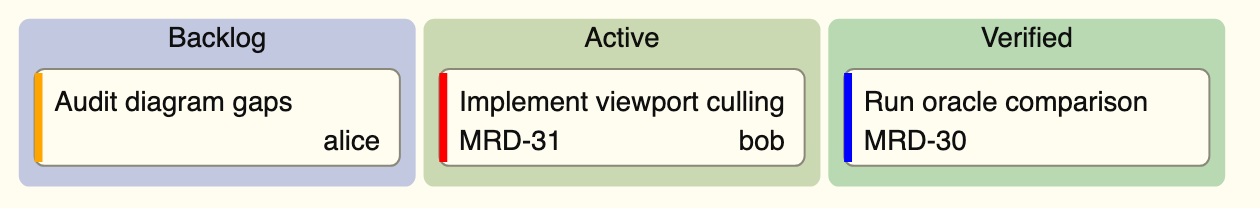
#> input picture oracle/goldens/kanban-metadata.png, 1260 x 208 px
$ python -i structure.py   (imports and definitions only)
#> lines starting #> are read from the running program, lines starting #| are printed output that depends on the picture; after the words box and inside, x2 and y2 are one past the last pixel; in counts of white or black regions, pixels touching at a corner belong together
#!/usr/bin/env python3
"""Structural comparison of two flowchart renders.

Pixel diffs cannot express "these look completely different": a flowchart is
sparse line art, so a fraction-of-canvas mismatch stays small even when nothing
lines up. What the eye compares is geometry, so this module extracts it and
compares it numerically:

* **nodes** - the filled shapes. Both renderers use the same theme, so the fill
  colour is a reliable mask; each connected component is one node. From it we
  get the box size, the text bounding box inside it (the padding the renderer
  gives a label) and the position.
* **labels** - dark text clusters outside every node box ("Yes"/"No" and other
  edge labels), which is where the two renderers differ most visibly.
* **ink coverage** - the share of each drawing that has the other's ink within
  a small radius, a symmetric "does it line up at all" measure that is honest
  about the denominator (drawing vs canvas).

Everything is in pixels at the render's own scale. Oracle captures are density
matched, so the golden and our render are directly comparable.
"""
import numpy as np
from PIL import Image
from scipy import ndimage

# Both renderers are configured with Maradona's palette (see mermaid-config.json),
# plus the custom node fills used in styling.mmd and subgraphs.mmd.
NODE_FILL = (242, 240, 229)
STYLED_NODE_FILLS = (
    (255, 204, 204),  # #ffcccc
    (255, 255, 204),  # #ffffcc
    (211, 229, 245),  # #d3e5f5
)
FILL_TOLERANCE = 12
STYLED_FILL_TOLERANCE = 3
TEXT_MAX = 140          # luminance below this is text/stroke ink
MIN_NODE_AREA = 200     # px; smaller components are anti-aliasing debris
MIN_NODE_DIM = 16       # px; 1px anti-aliased border strips are not nodes
MAX_NODE_AREA_SHARE = 0.6


def _mask_near(img, colour, tolerance):
    a = np.asarray(img.convert("RGB"), dtype=np.int16)
    return np.abs(a - np.array(colour, dtype=np.int16)).max(axis=2) <= tolerance


def node_shapes(img):
    """Filled node shapes: bbox, area, text bbox and label padding."""
    w, h = img.size
    fill = _mask_near(img, NODE_FILL, FILL_TOLERANCE)
    for colour in STYLED_NODE_FILLS:
        fill |= _mask_near(img, colour, STYLED_FILL_TOLERANCE)
    grey = np.asarray(img.convert("L"), dtype=np.int16)
    labels, count = ndimage.label(fill)
    raw = []
    for index in range(1, count + 1):
        ys, xs = np.nonzero(labels == index)
        area = len(ys)
        if area < MIN_NODE_AREA or area > w * h * MAX_NODE_AREA_SHARE:
            continue
        x0, x1 = int(xs.min()), int(xs.max())
        y0, y1 = int(ys.min()), int(ys.max())
        bw, bh = x1 - x0 + 1, y1 - y0 + 1
        if bw < 4 or bh < 4:
            continue
        raw.append([x0, y0, x1, y1, area, [index]])

    # A cylinder's cap arc or a subroutine's side bars split one node's fill into
    # compartments that share the exact same width (cylinder) or height (subroutine)
    # separated only by the 1dp stroke. Merge compartments that form one box.
    merged = True
    while merged:
        merged = False
        for i in range(len(raw)):
            for j in range(i + 1, len(raw)):
                ax0, ay0, ax1, ay1, aa, ai = raw[i]
                bx0, by0, bx1, by1, ba, bi = raw[j]
                same_x = abs(ax0 - bx0) <= 4 and abs(ax1 - bx1) <= 4
                v_gap = max(0, max(ay0, by0) - min(ay1, by1))
                same_y = abs(ay0 - by0) <= 4 and abs(ay1 - by1) <= 4
                h_gap = max(0, max(ax0, bx0) - min(ax1, bx1))
                if (same_x and v_gap <= 6) or (same_y and h_gap <= 6):
                    raw[i] = [min(ax0, bx0), min(ay0, by0), max(ax1, bx1), max(ay1, by1), aa + ba, ai + bi]
                    raw.pop(j)
                    merged = True
                    break
            if merged:
                break

    out = []
    for x0, y0, x1, y1, area, indices in raw:
        if (x1 - x0 + 1) < MIN_NODE_DIM or (y1 - y0 + 1) < MIN_NODE_DIM:
            continue
        # Text is measured inside the shape's own interior: fill the label
        # holes first, then erode, so the shape's stroke (which sits on the
        # bbox edge) cannot be mistaken for the label.
        comp = np.isin(labels, indices)
        shape_mask = ndimage.binary_fill_holes(comp)
        interior = ndimage.binary_erosion(shape_mask, np.ones((5, 5), bool))
        text = (grey < TEXT_MAX) & interior
        if text.any():
            tys, txs = np.nonzero(text)
            text_box = (int(txs.min()) - x0, int(tys.min()) - y0,
                        int(txs.max() - txs.min()) + 1, int(tys.max() - tys.min()) + 1)
        else:
            text_box = (0, 0, 0, 0)
        out.append({
            "bbox": (x0, y0, x1 - x0 + 1, y1 - y0 + 1),
            "area": area,
            "text": text_box,
            "pad_x": ((x1 - x0 + 1) - text_box[2]) / 2,
            "pad_y": ((y1 - y0 + 1) - text_box[3]) / 2,
            "centre": ((x0 + x1) / 2, (y0 + y1) / 2),
        })
    return sorted(out, key=lambda n: (n["centre"][1], n["centre"][0]))


# [87 lines left out: functions edge_labels, ink_coverage, _match, compare, not called in this run]

>>> from PIL import Image
>>> picture = Image.open('../goldens/kanban-metadata.png')
#> picture is the input picture: PIL image 1260x208 RGB; mean R, G, B 222, 225.1, 211.9
>>> result = node_shapes(picture)
#> in _mask_near, `return np.abs(a - np.array(colour, dtype=np.int16)).max(axis=2) <= tol..`:
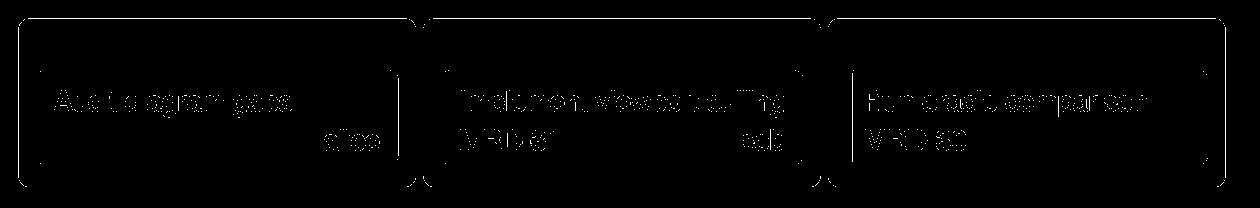
#> returned value: shape (208, 1260) bool; 1% white in thin lines or dots, all inside (x1, y1, x2, y2) = (18, 18, 1226, 187)
#> in node_shapes, `grey = np.asarray(img.convert("L"), dtype=np.int16)`:
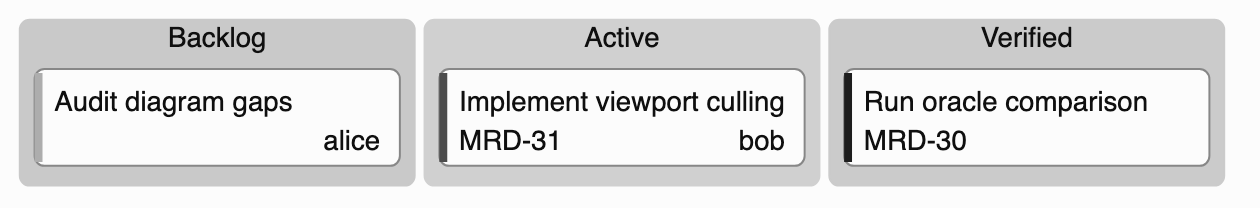
#> grey: shape (208, 1260) int16; min 15, max 252, mean 222.9
#> in node_shapes, `labels, count = ndimage.label(fill)`:
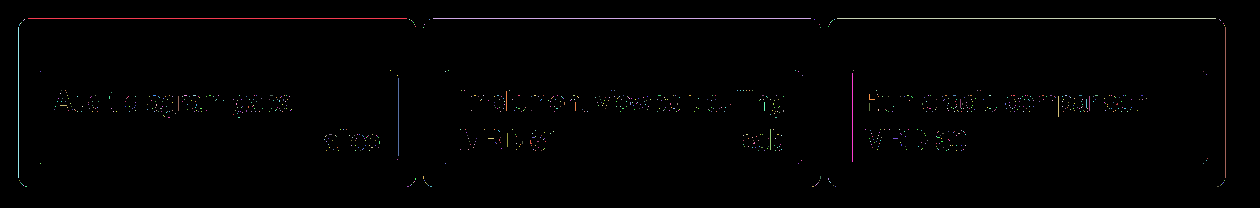
#> labels: shape (208, 1260) int32; 883 distinct labels, from 0 to 882; one colour per label, 0 black
#> in node_shapes, `labels, count = ndimage.label(fill)`: count = 882
#> the loop in node_shapes, `for index in range(1, count + 1):` made 882 passes
#> area on passes 29, 32, 41: 151, 151, 89
#> after the loop in node_shapes, `for index in range(1, count + 1):`: raw = []
#> result = []

$ run again, on oracle/goldens/block-composite.png
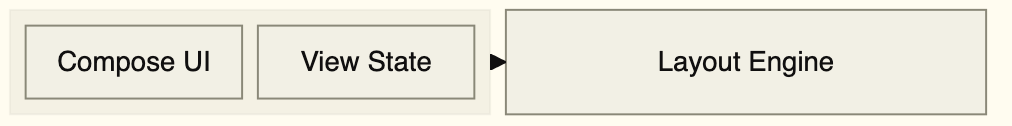
#> input picture oracle/goldens/block-composite.png, 1012 x 126 px
#> picture is the input picture: PIL image 1012x126 RGB; mean R, G, B 235.1, 232.8, 221.4
#> in node_shapes, `labels, count = ndimage.label(fill)`:
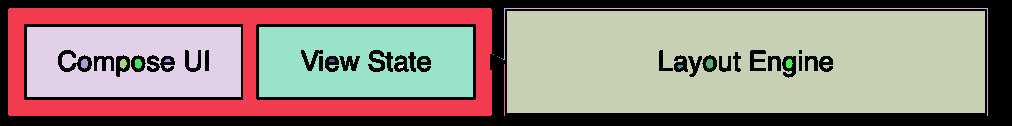
#> labels: shape (126, 1012) int32; 22 distinct labels, from 0 to 21; one colour per label, 0 black
#> count = 21
#> the loop in node_shapes, `for index in range(1, count + 1):` made 21 passes
#> area on passes 10, 11, 12, 16, 17, 20: 56, 52, 56, 56, 49, 52
#> after the loop in node_shapes, `for index in range(1, count + 1):`: raw = [[8, 8, 491, 115, 18874, [1]], [503, 8, 987, 115, 643, [2]], [507, 11, 984, 112, 47023, [3]], [27, 27, 240, 96, 13431, [4]], [259, 27, 472, 96, 13656, [5]]]
#> after the loop in node_shapes, `while merged:`: raw = [[8, 8, 491, 115, 18874, [1]], [503, 8, 987, 115, 47666, [2, 3]], [27, 27, 240, 96, 13431, [4]], [259, 27, 472, 96, 13656, [5]]]
#> the loop in node_shapes, `for x0, y0, x1, y1, area, indices in raw:` made 4 passes
#> (x0, y0, x1, y1, area, indices, text_box) on passes 1 to 4: (8, 8, 491, 115, 18874, [1], (17, 17, 450, 74)), (503, 8, 987, 115, 47666, [2, 3], (157, 43, 173, 26)), (27, 27, 240, 96, 13431, [4], (31, 23, 151, 27)), (259, 27, 472, 96, 13656, [5], (42, 23, 130, 22))
#> after the loop in node_shapes, `for x0, y0, x1, y1, area, indices in raw:`:
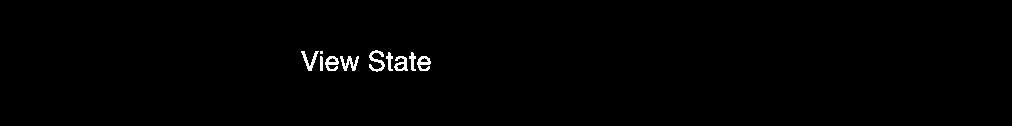
#> text: shape (126, 1012) bool; 0.77% white; 10 white regions (1 under 20 px), largest, box (x1, y1, x2, y2) and area: (369, 50, 385, 72) 154, (340, 56, 359, 71) 141, (301, 51, 319, 71) 125
#> after the loop in node_shapes, `for x0, y0, x1, y1, area, indices in raw:`: out = 4 items
